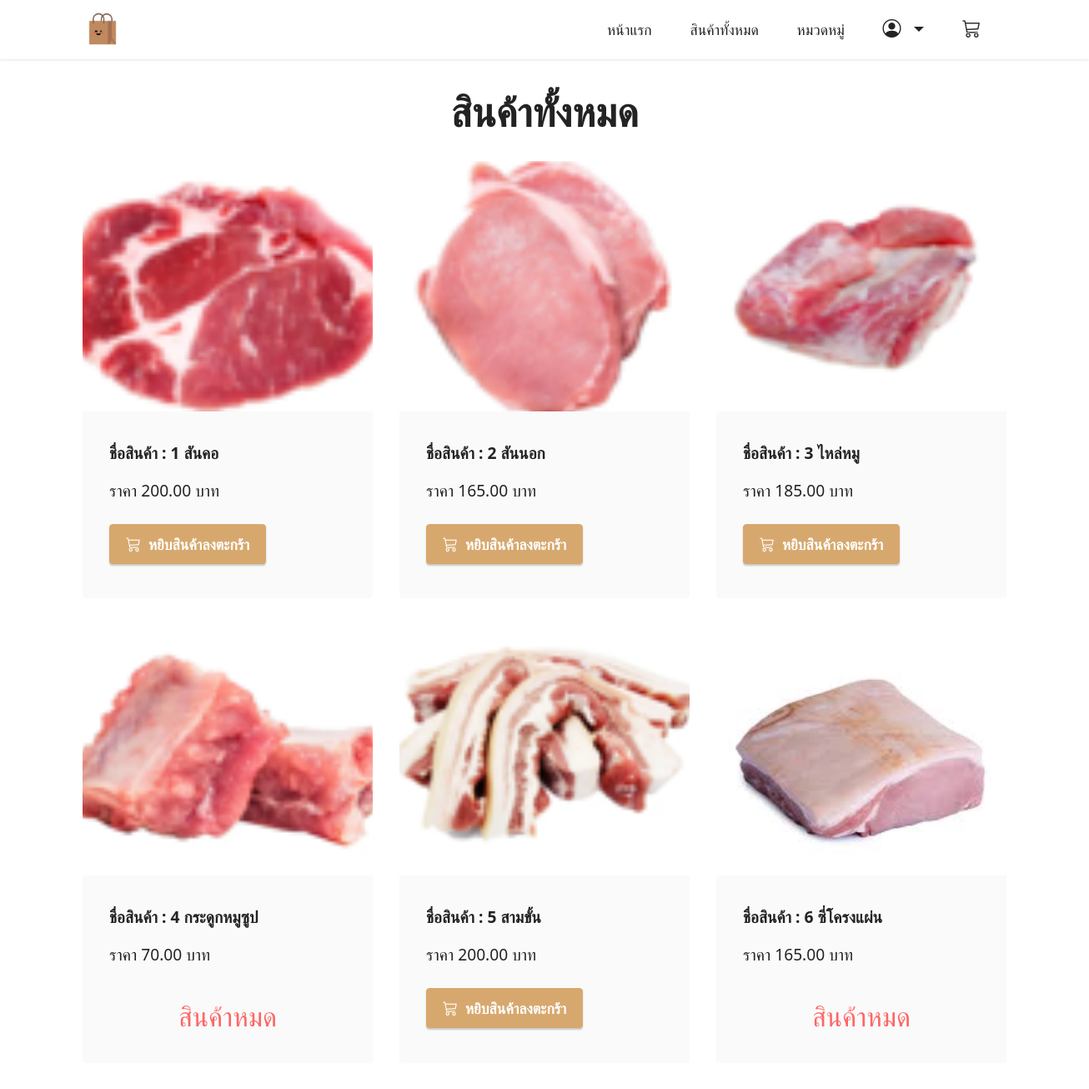
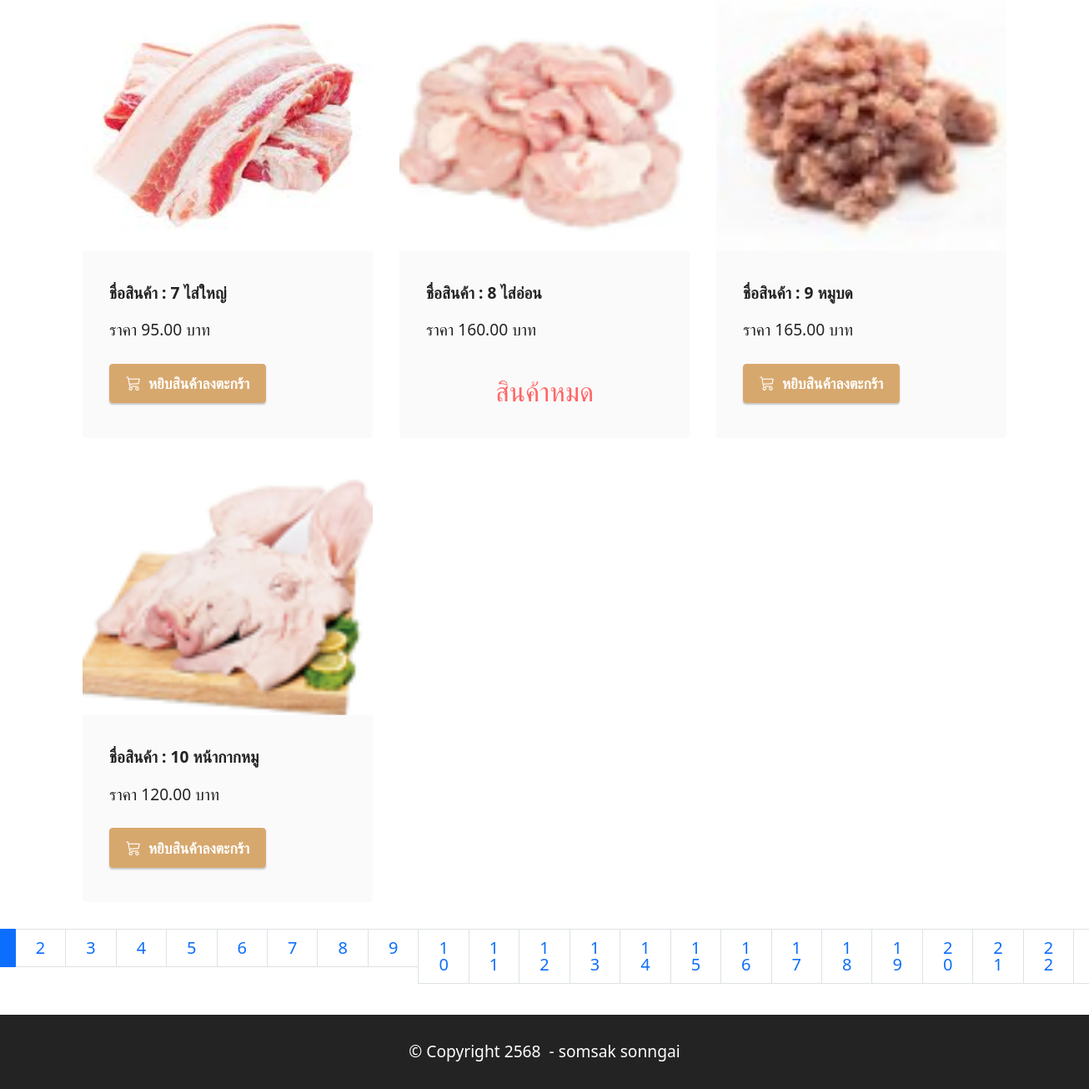
/product/ (signed in), run on the app's committed database (2 pictures, top to bottom).
### productapp/models.py (models this page shows, shortened)
class Product1(models.Model):
    category = models.ForeignKey('Category',on_delete=models.CASCADE,null=True,verbose_name="หมวดหมู่สินค้า")
    name = models.CharField("ชื่อสินค้า", max_length=100)
    description = models.TextField("รายละเอียดสินค้า", max_length=500)
    price = models.DecimalField("ราคาขาย", max_digits=10, decimal_places=2)
    stock = models.DecimalField("จำนวนในสต๊อก", max_digits=10, decimal_places=2)
    is_trending = models.BooleanField("สินค้าแนะนำ", default=False)
    image = models.ImageField("รูปสินค้า", upload_to="product")
    profitprice = models.DecimalField("ราคากำไร", max_digits=10, decimal_places=2)
    created_at = models.DateTimeField("วันที่เพิ่มสินค้า", auto_now_add=True)
    updated_at = models.DateTimeField("วันที่แก้ไขล่าสุด", auto_now=True)
    barcode = models.CharField("บาร์โค้ด", max_length=13, unique=True)
    class Meta:
        verbose_name = "Product"
        verbose_name_plural = "รายการสินค้า"

### productapp/views.py (the view)
# urls.py: path('product/',views.product_list,name='product1'),
def product_list(request):
     all_product=Product1.objects.all().order_by("category") # เรียกลำดับจากชื่อสินค้า ถ้าเป็นการเพิ่ม order_by ตัวนี้จะมีการเชื่อมโยงกับ Product.html
     page=request.GET.get("page") # ดึงค่า parameter page เพิ่อระบุว่าผู้ใช้ต้องการดูหน้าที่เท่าไหร่ ถ้าไม่มี parametre page ใน url ค่านี้จะเป็น  None
     paginator=Paginator(all_product,10) #สร้าง object Paginator เพื่อแบ่งข้อมูล all_product ออกเป็นหน้า page โดยแต่ล่ะหน้าจะแสดงข้อมูล 3 รายการ
     all_product=paginator.get_page(page) #ดึงข้อมูลของหน้าที่ผู้ชายที่จะต้องการดู (ตามค่า page ที่ได้จาก url ) ถ้า page เป็น None  หรือไม่ถูกต้อง (เช่น มากกว่าจำนวณหน้าทั้งหมด ) จะดึงข้อมูลหน้าแรกมาให้โดยอัตโนมัติ
     return render (request,"product.html",{"all_product":all_product}) #ทำการดึงค่าตัวแปรมาเก็บไว้แล้ว Return กับไป

### productapp/templates/product.html (shortened to what this page needs)
{% extends "layout.html"%}
{% load humanize %}
{% block content%}
<section class="content2 cid-tsEQSCqggh" id="content2-2">
    <div class="container">
        <div class="mbr-section-head">
            <h4 class="mbr-section-title mbr-fonts-style align-center mb-0 display-2">
                <strong>สินค้าทั้งหมด</strong>
            </h4>
        </div>
        <div class="row mt-4">
        {% for Product1 in all_product %}
        <div class="item features-image сol-12 col-md-6 col-lg-4">
            <div class="item-wrapper">
                <div class="item-img">
                    <a href="{% url 'productDetail' Product1.id %}">
                        <img src="{{ Product1.image.url }}" >
                    </a>
                </div>
                <div class="item-content">
                    <h6 class="item-subtitle mbr-fonts-style mt-1 display-7">
                        <strong>ชื่อสินค้า : {{Product1.name}}</strong>
                    </h6>
                    <p class="mbr-text mbr-fonts-style mt-3 display-7">ราคา {{Product1.price | intcomma}} บาท</p>
                </div>
                <div class="mbr-section-btn item-footer mt-2">
                    {%if Product1.stock <= 0 %}
                         <h2 class="text-secondary text-center" t>สินค้าหมด</h2>
                    {% else %}
                        <a href="{% url 'addCart' Product1.id %}" class="btn btn-primary display-4">
                             <i class="bi bi-cart3"></i></i>&nbsp;
                                หยิบสินค้าลงตะกร้า
                         </a>
                     {% endif %}
                </div>
            </div>
        </div>
        {% endfor %}
        <nav aria-label="product-pagination" class="media-container-row">
            <ul class="pagination pagination-lg">
               {% for num in all_product.paginator.page_range %} <!--ตัวนี้สมารถเข้าไปเรียกใช้ให้ปุ่มมันเรียงกันได้ สามารถเข้าไปที่ all_product.paginator.page_range ->>
                    {% if num != all_product.number %}
                        <li class="page-item ">
                            <a class="page-link" href="?page={{num}}">{{num}}</a>
                        </li>
                    {% else %}
                        <li class="page-item active ">
                            <a class="page-link" href="?page={{num}}">{{num}}</a>
                        </li>
                     {% endif %}
               {% endfor %}
            </ul>
        </nav>
    </div>
</section>
{% endblock%}

### productapp/static/assets/theme/css/style.css (style rules this page uses)
section { background-color: #ffffff; }
body { font-style: normal; line-height: 1.5; font-weight: 400; color: #232323; position: relative; }
section, .container, .container-fluid { position: relative; word-wrap: break-word; }
a { font-style: normal; font-weight: 400; cursor: pointer; }
a, a:hover { text-decoration: none; }
.mbr-section-title { font-style: normal; line-height: 1.3; }
.mbr-text { font-style: normal; line-height: 1.7; }
h1, h2, h3, h4, h5, h6, .display-1, .display-2, .display-4, .display-5, .display-7, span, p, a { line-height: 1; word-break: break-word; word-wrap: break-word; font-weight: 400; }
b, strong { font-weight: bold; }
section { background-position: 50% 50%; background-repeat: no-repeat; background-size: cover; }
.align-center { text-align: center; }
.media-container-row { display: flex; flex-direction: row; flex-wrap: wrap; justify-content: center; align-content: center; align-items: start; }
@media (min-width: 992px) { .media-container-row { flex-wrap: nowrap; } }
img, iframe { display: block; width: 100%; }
.mbr-section-btn { margin-left: -0.6rem; margin-right: -0.6rem; font-size: 0; }
.btn { font-weight: 600; border-width: 1px; font-style: normal; margin: 0.6rem 0.6rem; white-space: normal; transition: all 0.2s ease-in-out; display: inline-flex; align-items: center; justify-content: center; word-break: break-word; }
.row { display: -webkit-flex; -webkit-flex-wrap: wrap; }
html, body { height: auto; min-height: 100vh; }
ul, ol, pre, blockquote { margin-bottom: 2.3125rem; }
.mt-4 { margin-top: 2rem !important; }
@media (min-width: 992px) { .container { padding-left: 16px; padding-right: 16px; } }
@media (min-width: 992px) { .row { margin-left: -16px; margin-right: -16px; } }
@media (min-width: 992px) { .row > [class*=col] { padding-left: 16px; padding-right: 16px; } }
.card-wrapper, .item-wrapper { overflow: hidden; }
.item { position: relative; }

### productapp/static/assets/custom/css/custom-style.css (style rules this page uses)
.display-2 { font-size: 3rem; line-height: 1.1; }
.display-4 { font-size: 1.1rem; line-height: 1.5; }
.display-7 { font-size: 1.2rem; line-height: 1.5; }
.btn { padding: 0.6rem 1.2rem; border-radius: 4px; }
.btn-primary, .btn-primary:active { background-color: #d7a86e !important; border-color: #d7a86e !important; color: #ffffff !important; box-shadow: 0 2px 2px 0 rgba(0, 0, 0, 0.2); }
.text-secondary { color: #ff6666 !important; }
a, a:hover { color: #d7a86e; }
body { overflow-x: hidden; }
a { transition: color 0.6s; }
.cid-tsEQSCqggh { padding-top: 3rem; background-color: #ffffff; }
.cid-tsEQSCqggh img, .cid-tsEQSCqggh .item-img { height: 100%; height: 300px; object-fit: cover; }
.cid-tsEQSCqggh .item { cursor: pointer; margin-bottom: 2rem; }
.cid-tsEQSCqggh .item-wrapper { position: relative; border-radius: 4px; background: #fafafa; height: 100%; display: flex; flex-flow: column nowrap; }
@media (min-width: 992px) { .cid-tsEQSCqggh .item-wrapper .item-content { padding: 2rem 2rem 0; } }
@media (min-width: 992px) { .cid-tsEQSCqggh .item-wrapper .item-footer { padding: 0 2rem 2rem; } }
.cid-tsEQSCqggh .mbr-section-btn { margin-top: auto !important; }
.cid-tsEQSCqggh .mbr-section-title { color: #232323; }
.cid-tsEQSCqggh .mbr-text, .cid-tsEQSCqggh .mbr-section-btn { text-align: left; }
.cid-tsEQSCqggh .item-subtitle { text-align: left; color: #232323; }

### data on the page
Product1: image (picture), name "1 สันคอ", price "200.00", stock "หยิบสินค้าลงตะกร้า"
Product1: image (picture), name "2 สันนอก", price "165.00", stock "หยิบสินค้าลงตะกร้า"
Product1: image (picture), name "3 ไหล่หมู", price "185.00", stock "หยิบสินค้าลงตะกร้า"
Product1: image (picture), name "4 กระดูกหมูซูป", price "70.00", stock "สินค้าหมด"
Product1: image (picture), name "5 สามขั้น", price "200.00", stock "หยิบสินค้าลงตะกร้า"
Product1: image (picture), name "6 ซี่โครงแผ่น", price "165.00", stock "สินค้าหมด"
Product1: image (picture), name "7 ไส่ใหญ่", price "95.00", stock "หยิบสินค้าลงตะกร้า"
Product1: image (picture), name "8 ไส่อ่อน", price "160.00", stock "สินค้าหมด"
Product1: image (picture), name "9 หมูบด", price "165.00", stock "หยิบสินค้าลงตะกร้า"
Product1: image (picture), name "10 หน้ากากหมู", price "120.00", stock "หยิบสินค้าลงตะกร้า"

### other printed values
{{ num }} "2" "3" "4" "5" "6" "7" "8" "9" "10" "11" "12" "13" "14" "15" "16" "17" "18" "19" "20" "21" "22"
